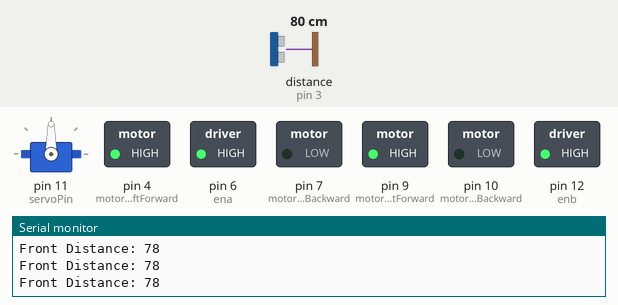
Simulated run of this sketch. Board: Arduino Uno, built with avr-gcc and run on an emulated ATmega328P. Parts: servo, switched loads named in the sketch (green lamp = pin HIGH), the last lines printed to the serial monitor. Wiring (inferred from the names in the program): ultrasonic range finder: trigger pin 2; echo pin 3. The inputs (shaded band) are chosen by the test bench; at power-on: distance to the obstacle (sensor on pin 3) 80 cm. The echo pulse lasts 58.3 µs per cm; pins used as bus, display or sensor lines are not drawn.

Above: at 1.2 s.
1.3 s: distance to the obstacle (sensor on pin 3) set to 23 cm
4.3 s: distance to the obstacle (sensor on pin 3) set to 19 cm
At 6.5 s:
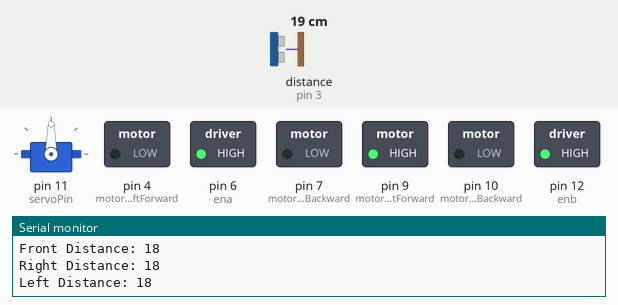
7.3 s: distance to the obstacle (sensor on pin 3) set to 120 cm
At 7.9 s:
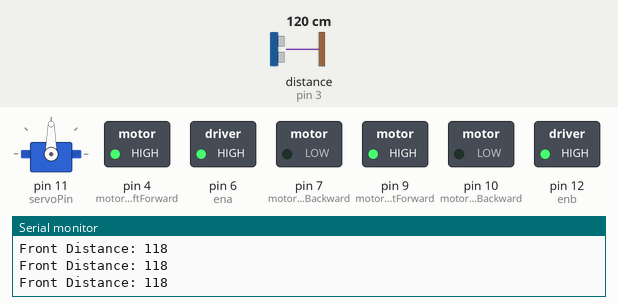
9.1 s: distance to the obstacle (sensor on pin 3) set to 2 cm
At 10.5 s:
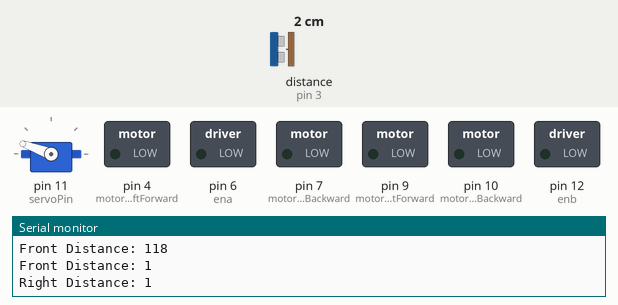
Timing chart, 0 to 13.1 s (numbered marks = the images above; inputs shaded):
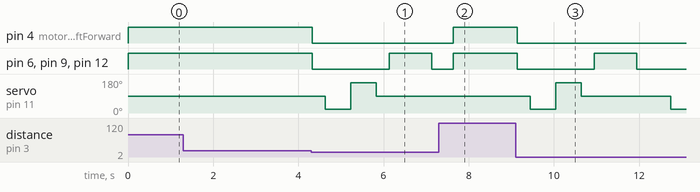

The sketch:

Obstacle_Avoider_Robot.ino
```cpp
#include <Servo.h>

// Motor pins
const int motorLeftForward = 4;
const int motorLeftBackward = 7;
const int motorRightForward = 9;
const int motorRightBackward = 10;
const int ena = 6;
const int enb = 12;

// Ultrasonic sensor pins
const int trigPin = 2;
const int echoPin = 3;

// Servo
Servo myServo;
const int servoPin = 11;

// Variables
long duration;
int distance;
int leftDistance;
int rightDistance;

// Movement functions
void moveForward() {
  digitalWrite(ena, HIGH);
  digitalWrite(enb, HIGH);
  digitalWrite(motorLeftForward, HIGH);
  digitalWrite(motorLeftBackward, LOW);
  digitalWrite(motorRightForward, HIGH);
  digitalWrite(motorRightBackward, LOW);
}

void turnRight() {
  digitalWrite(ena, HIGH);
  digitalWrite(enb, HIGH);
  digitalWrite(motorLeftForward, LOW);
  digitalWrite(motorLeftBackward, LOW);
  digitalWrite(motorRightForward, HIGH);
  digitalWrite(motorRightBackward, LOW);
}

void turnLeft() {
  digitalWrite(ena, HIGH);
  digitalWrite(enb, HIGH);
  digitalWrite(motorLeftForward, LOW);
  digitalWrite(motorLeftBackward, HIGH);
  digitalWrite(motorRightForward, LOW);
  digitalWrite(motorRightBackward, LOW);
}

void stopMoving() {
  digitalWrite(ena, LOW);
  digitalWrite(enb, LOW);
  digitalWrite(motorLeftForward, LOW);
  digitalWrite(motorLeftBackward, LOW);
  digitalWrite(motorRightForward, LOW);
  digitalWrite(motorRightBackward, LOW);
}

// Reads distance in cm from ultrasonic sensor
int readDistance() {
  digitalWrite(trigPin, LOW);
  delayMicroseconds(2);

  digitalWrite(trigPin, HIGH);
  delayMicroseconds(10);
  digitalWrite(trigPin, LOW);

  duration = pulseIn(echoPin, HIGH, 30000); // 30ms timeout
  if (duration == 0) {
    return 0; // no echo received
  }
  distance = duration * 0.034 / 2; // Convert to cm
  return distance;
}

void setup() {
  // Motor pins
  pinMode(motorLeftForward, OUTPUT);
  pinMode(motorLeftBackward, OUTPUT);
  pinMode(motorRightForward, OUTPUT);
  pinMode(motorRightBackward, OUTPUT);
  pinMode(ena, OUTPUT);
  pinMode(enb, OUTPUT);

  digitalWrite(ena, LOW);
  digitalWrite(enb, LOW);

  // Ultrasonic sensor pins
  pinMode(trigPin, OUTPUT);
  pinMode(echoPin, INPUT);

  // Servo setup
  myServo.attach(servoPin);
  myServo.write(90); // Center position

  Serial.begin(9600);
}

void loop() {
  int frontDistance = readDistance();
  Serial.print("Front Distance: ");
  Serial.println(frontDistance);

  // Use 20 cm as the front obstacle threshold
  if (frontDistance > 20 || frontDistance == 0) {
    moveForward();
  } else {
    stopMoving();
    delay(300);

    // Check right side
    myServo.write(20);
    delay(300);
    rightDistance = readDistance();
    delay(300);
    Serial.print("Right Distance: ");
    Serial.println(rightDistance);

    // Check left side
    myServo.write(160);
    delay(300);
    leftDistance = readDistance();
    delay(300);
    Serial.print("Left Distance: ");
    Serial.println(leftDistance);

    // Return servo to center
    myServo.write(90);
    delay(300);

    // Use 20 cm as side threshold
    bool rightClear = (rightDistance > 20 || rightDistance == 0);
    bool leftClear = (leftDistance > 20 || leftDistance == 0);

    if (rightClear && leftClear) {
      turnRight();
      delay(500);
      stopMoving();
      delay(500);
    } else if (rightClear) {
      turnRight();
      delay(500);
      stopMoving();
      delay(500);
    } else if (leftClear) {
      turnLeft();
      delay(500);
      stopMoving();
      delay(500);
    } else {
      // Both sides blocked, do a U-turn
      turnRight();
      delay(1000); // Longer turn for 180 degrees
      stopMoving();
      delay(500);
    }
  }
}
```

Measured:
- the behaviour switches between 22 and 21 cm on distance to the obstacle (sensor on pin 3) (found by bisection; images 0 and 1)
- after the input at 4.3 s, pin 4 (motorLeftForward): HIGH → LOW at once; pin 6 (ena), pin 9 (motorRightForward), pin 12 (enb): HIGH → LOW at once, → HIGH 1.8 s later, → LOW 1.0 s later; servo on pin 11 (servoPin): 90° → 20° after 0.33 s, → 160° 0.60 s later, → 90° 0.60 s later
- after the input at 7.3 s, pin 4 (motorLeftForward), pin 6 (ena), pin 9 (motorRightForward), pin 12 (enb): LOW → HIGH after 0.34 s; servo on pin 11 (servoPin): stays 90° (without the input it goes to 20° after 0.63 s)
- after the input at 9.1 s, pin 4 (motorLeftForward): HIGH → LOW at once; pin 6 (ena), pin 9 (motorRightForward), pin 12 (enb): HIGH → LOW at once, → HIGH 1.8 s later, → LOW 1.0 s later; servo on pin 11 (servoPin): 90° → 20° after 0.34 s, → 160° 0.60 s later, → 90° 0.60 s later, → 20° 2.1 s later
